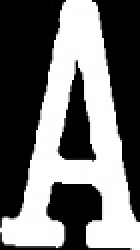
#> input picture Projekt - wykrywanie koloru_figury/ZdjKart/As.jpg, 70 x 125 px, found by its file name (shown 2 times larger); its folder holds only this picture in this run
$ python 'wykryj_kolor_figurę.py'
#> lines starting #> are read from the running program, lines starting #| are printed output that depends on the picture; after the words box and inside, x2 and y2 are one past the last pixel; in counts of white or black regions, pixels touching at a corner belong together
import os
import cv2
import numpy as np

img_path = os.path.dirname(os.path.abspath(__file__)) + '\ZdjKart\\'

FIGURA_WIDTH = 70
FIGURA_HEIGHT = 125

KOLOR_WIDTH = 70
KOLOR_HEIGHT = 100

#przełącz z wyodrębniania figur na wyodrębnianie kolorów
figura_or_kolor = 1

def perspective_change(image, points, width, height):
    """Spłaszcza obraz karty do perspektywy rzędowej (obiekty bliskie znajdują się na dole, obiekty dalsze - na górze)
     o rozmiarze 200x300"""
    rectangle = np.zeros((4, 2), dtype="float32")

    s = np.sum(points, axis=2)

    topleft = points[np.argmin(s)]
    bottomright = points[np.argmax(s)]

    diff = np.diff(points, axis=-1)
    topright = points[np.argmin(diff)]
    bottomleft = points[np.argmax(diff)]

    # Tworzy macierz punktów w kolejności:
    # [górny-lewy, górny-prawy, dolny-prawy, dolny-lewy] przed transformacją

    if width <= 0.8 * height:  # jeśli karta jest w pionie
        rectangle[0] = topleft
        rectangle[1] = topright
        rectangle[2] = bottomright
        rectangle[3] = bottomleft

    if width >= 1.2 * height:  # jeśli karta jest w poziomie
        rectangle[0] = bottomleft
        rectangle[1] = topleft
        rectangle[2] = topright
        rectangle[3] = bottomright

    if width > 0.8 * height and width < 1.2 * height:  # jeśli karta jest ukośnie
        # jeśli najdalszy lewy punkt jest wyżej niż najdalszy prawy punkt,
        # karta przechylona w lewo
        if points[1][0][1] <= points[3][0][1]:
            # jeśli karta przechylona w lewo, approxPolyDP zwraca punkty w kolejności
            # górny-prawy, górny-lewy, dolny-lewy, dolny-prawy
            rectangle[0] = points[1][0]  # górny-lewy
            rectangle[1] = points[0][0]  # górny-prawy
            rectangle[2] = points[3][0]  # dolny-prawy
            rectangle[3] = points[2][0]  # dolny-lewy

        # jeśli najdalszy lewy punkt jest niżej niż najdalszy prawy punkt,
        # karta przechylona w prawo
        if points[1][0][1] > points[3][0][1]:
            # jeśli karta przechylona w prawo, approxPolyDP zwraca punkty w kolejności
            # górny-lewy, dolny-lewy, dolny-prawy, górny-prawy
            rectangle[0] = points[0][0]  # górny-lewy
            rectangle[1] = points[3][0]  # górny-prawy
            rectangle[2] = points[2][0]  # dolny-prawy
            rectangle[3] = points[1][0]  # dolny-lewy

    maxWidth = 200
    maxHeight = 300

    # Utwórz macierz docelową, oblicz macierz transformacji perspektywy i przekształć obraz karty
    targetArray = np.array([[0, 0], [maxWidth - 1, 0], [maxWidth - 1, maxHeight - 1], [0, maxHeight - 1]], np.float32)
    M = cv2.getPerspectiveTransform(rectangle, targetArray)
    perspective = cv2.warpPerspective(image, M, (maxWidth, maxHeight))
    perspective = cv2.cvtColor(perspective, cv2.COLOR_BGR2GRAY)
    return perspective


for Name in ['As', 'Dwojka', 'Trojka', 'Czworka', 'Piatka', 'Szostka', 'Siodemka',
                 'Osemka', 'Dziewiatka', 'Dziesiatka', 'Walet', 'Dama', 'Krol', 'Pik', 'Karo', 'Trefl', 'Kier']:

    filename = Name + '.jpg'
    image = cv2.imread(img_path+filename)
#> image is the input picture: shape (125, 70, 3); min 0, max 255, mean 112.6
    cv2.imshow("Card", image)

    gray = cv2.cvtColor(image, cv2.COLOR_BGR2GRAY)
    blurred = cv2.GaussianBlur(gray, (5, 5), 0)
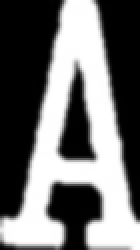
#> blurred: shape (125, 70) (shown 2 times larger); min 0, max 255, mean 113
    returnvalue, thresh = cv2.threshold(blurred, 100, 255, cv2.THRESH_BINARY)
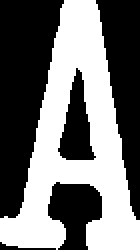
#> thresh: shape (125, 70) (shown 2 times larger); 45.9% white; 1 white region

    contours, hierarchy = cv2.findContours(thresh, cv2.RETR_TREE, cv2.CHAIN_APPROX_SIMPLE)
#> contours = 2 contours; box (x1, y1, x2, y2) and area: (0, 0, 70, 125) 4278, (28, 33, 49, 81) 520
    contours = sorted(contours, key=cv2.contourArea, reverse=True)

    if len(contours) == 0:
        print('Nie znaleziono konturów!')
        quit()

    card = contours[0]
#> card = contour of 137 points, box (x1, y1, x2, y2) (0, 0, 70, 125), area 4278

    perimeter = cv2.arcLength(card, True)
#> perimeter = 443.7
    approximation = cv2.approxPolyDP(card, 0.01 * perimeter, True)
#> approximation = contour of 12 points, box (x1, y1, x2, y2) (0, 0, 70, 125), area 4255
    points = np.float32(approximation)
#> points = [[32, 0], [12, 100], [0, 109], [0, 120], [31, 121], [31, 112], [23, 107], [29, 90], [51, 98], [44, 124], [69, 124], [49, 5]]

    x, y, w, h = cv2.boundingRect(card)
#> x = 0; y = 0; w = 70; h = 125

    perspective = perspective_change(image, points, w, h)
#> in perspective_change, `s = np.sum(points, axis=2)`: s = [32, 112, 109, 120, 152, 143, 130, 119, 149, 168, 193, 54]
#> in perspective_change, `topleft = points[np.argmin(s)]`: topleft = [[32, 0]]
#> in perspective_change, `bottomright = points[np.argmax(s)]`: bottomright = [[69, 124]]
#> in perspective_change, `diff = np.diff(points, axis=-1)`: diff = [-32, 88, 109, 120, 90, 81, 84, 61, 47, 80, 55, -44]
#> in perspective_change, `topright = points[np.argmin(diff)]`: topright = [[49, 5]]
#> in perspective_change, `bottomleft = points[np.argmax(diff)]`: bottomleft = [[0, 120]]
#> in perspective_change, `perspective = cv2.warpPerspective(image, M, (maxWidth, maxHeight))`:
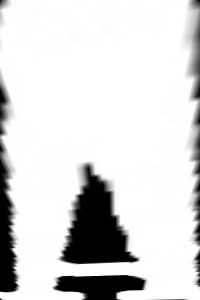
#> perspective: shape (300, 200, 3); min 0, max 255, mean 217.4

    corner = perspective[0:84, 0:32]
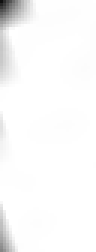
#> corner: shape (84, 32) (shown 3 times larger); min 16, max 255, mean 249.4
    corner_zoom = cv2.resize(corner, (0, 0), fx=4, fy=4)
    corner_blur = cv2.GaussianBlur(corner_zoom, (5, 5), 0)
    returnvalue, corner_thresh = cv2.threshold(corner_blur, 155, 255, cv2.THRESH_BINARY_INV)
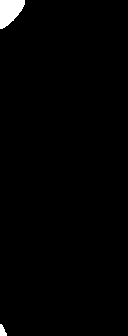
#> corner_thresh: shape (336, 128); 1.3% white; 2 white regions, box (x1, y1, x2, y2) and area: (0, 0, 25, 29) 500, (0, 324, 7, 336) 58

    # wyodrębnij figurę lub kolor
    if figura_or_kolor <= 13:  # figury
        figura = corner_thresh[20:185, 0:128]
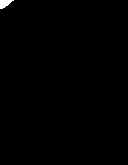
#> figura: shape (165, 128); 0.37% white; 1 white region
        figura_contours, hierarchy = cv2.findContours(figura, cv2.RETR_TREE, cv2.CHAIN_APPROX_SIMPLE)
#> figura_contours = 1 contour; box (x1, y1, x2, y2) and area: (0, 0, 14, 9) 60
        figura_contours = sorted(figura_contours, key=cv2.contourArea, reverse=True)
        x, y, w, h = cv2.boundingRect(figura_contours[0])
#> w = 14; h = 9
        figura_roi = figura[y:y + h, x:x + w]
        figura_resized = cv2.resize(figura_roi, (FIGURA_WIDTH, FIGURA_HEIGHT), 0, 0)
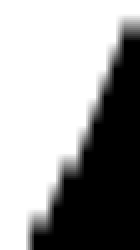
#> figura_resized: shape (125, 70) (shown 2 times larger); min 0, max 255, mean 157.9
        final_img = figura_resized

    if figura_or_kolor > 13:  # kolory
        kolor = corner_thresh[186:336, 0:128]
        kolor_contours, hierarchy = cv2.findContours(kolor, cv2.RETR_TREE, cv2.CHAIN_APPROX_SIMPLE)
        kolor_contours = sorted(kolor_contours, key=cv2.contourArea, reverse=True)
        x, y, w, h = cv2.boundingRect(kolor_contours[0])
        kolor_roi = kolor[y:y + h, x:x + w]
        kolor_resized = cv2.resize(kolor_roi, (KOLOR_WIDTH, KOLOR_HEIGHT), 0, 0)
        final_img = kolor_resized

    cv2.imshow("Image", final_img)

    # zapis (wcisnij s)
    key = cv2.waitKey(0) & 0xFF
#> (key Esc is pressed here)
#> (the run stopped early here; a loop or call above may not have finished)
